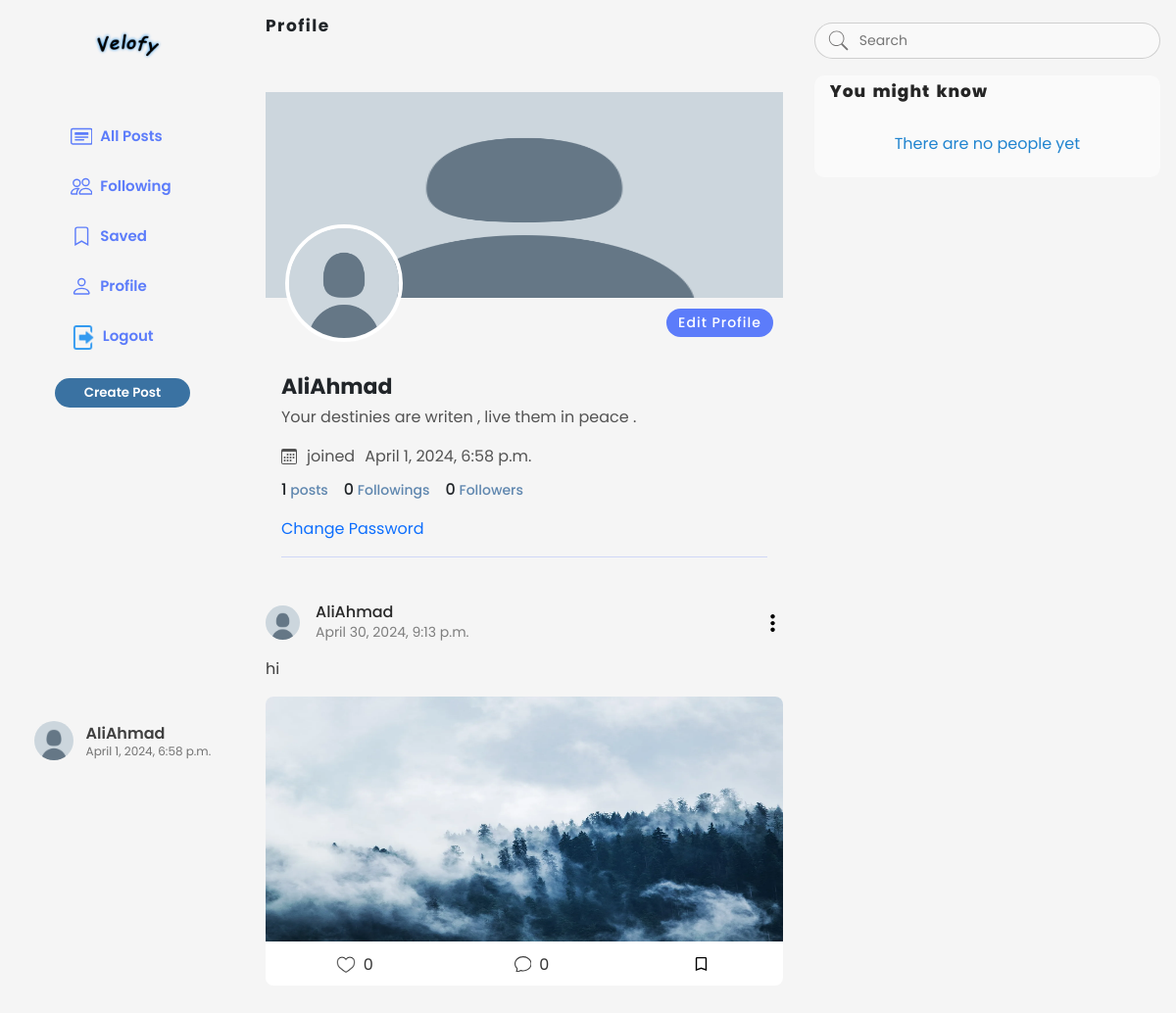
The page /accounts/profile/1 (signed in) on the database its author committed.
### accounts/models.py (models this page shows)
class MyUser(AbstractUser):
    image_profile=models.ImageField(upload_to='users_photo/',blank=True,null=True)
    cover_profile=models.ImageField(upload_to='users_photo/',blank=True,null=True)
    bio=models.TextField(max_length=160,blank=True,null=True)
    follow=models.ManyToManyField('self',through='Contact',related_name='followers',symmetrical=False)

### social_app/models.py (models this page shows, shortened)
class Post(models.Model):
    user=models.ForeignKey(settings.AUTH_USER_MODEL,related_name='posts_created',on_delete=models.CASCADE)
    content=models.TextField(max_length=500)
    image=models.ImageField(upload_to="images/%Y/%m/%d/",blank=True,null=True)
    created=models.DateTimeField(auto_now_add=True)
    updated=models.DateTimeField(auto_now=True)
    saves=models.ManyToManyField(settings.AUTH_USER_MODEL,blank=True,related_name="user_saves")
    likes=models.ManyToManyField(settings.AUTH_USER_MODEL,blank=True,related_name='user_likes')
    class Meta:
        ordering=['-created']
        indexes=[models.Index(fields=['-created']),]

### accounts/views.py (the view)
# urls.py: path("profile/<int:user_id>",views.user_profile, name="profile_user"),
@login_required
def user_profile(request,user_id):
    posts=Post.objects.filter(user__id=user_id)
    user_detail=User.objects.get(id=user_id)
    followers_count=Contact.objects.filter(user_to=user_detail).count()
    form=PostModelForm()
    followers=Contact.objects.filter(user_from=request.user).values('user_to_id')
    arr_id=[i['user_to_id'] for i in followers]
    follow=False
    if user_id in arr_id:
        follow=True
    arr_id.append(request.user.id)
    suggestion=Contact.objects.filter(user_from__in=arr_id).exclude(user_to__in=arr_id).order_by('?')[:5]
    return render(request,'accounts/profile_user.html',{'form':form,'posts':posts,'user':user_detail,'followers':followers_count,'suggestion':suggestion,'follow':follow})

### social_app/forms.py
class PostModelForm(forms.ModelForm):
    class Meta:
        model = Post
        fields = ['content', 'image']
        widgets = {
            'content': forms.Textarea(attrs={'rows':4,'placeholder':"What's happening?"}),
        }

### templates/accounts/profile_user.html (shortened to what this page needs)
{% extends 'index.html' %}
{% load static %}
{% block content %}
<body style=" background-color: rgb(1 4 8 / 4%);font-family: 'Poppins', sans-serif;">
    <div class="base">
        {% include 'social_app/aside-bar.html' %}
        <div class="inside-base">
            <main class="main profile">
                <div class="notific" >
                    <h5>Profile</h5>
                </div>
                <div class="images">
                    {% if user.cover_profile %}
                    <img src="{{user.cover_profile.url}}" alt="" class="image_cover">
                    {% else %}
                    <img src="{% static 'images/no_pic.png' %}" alt=""  class="image_cover">
                    {% endif %}
                    {% if user.image_profile %}
                        <img src="{{user.image_profile.url}}" alt=""  class="image_profile">
                        {% else %}
                        <img src="{% static 'images/no_pic.png' %}" alt=""  class="image_profile">
                    {% endif %}
                   {% if request.user == user %}
                    <a href="{% url 'profile_update' user.id %}" class="btn-edit">Edit Profile</a>
                   {% endif %}
                </div>
                <div class="user_information">
                    <p class="username">{{user.username}}</p>
                    {% if user.bio %}
                    <p class="bio">{{user.bio}}</p>
                    {% endif %}
                    <div class="datejoined">
                         joined <span>{{user.date_joined}}</span>
                    </div>
                    <div class="info">
                        <p class="posts_num">{{user.posts_created.count}}<span> posts</span></p>
                        <p class="following">{{user.followers.count}}<span> Followings</span> </p>
                        <p class="followers">{{followers}}<span> Followers</span></p>
                    </div>
                    {% if request.user == user %}
                    <a href="{% url 'passwordchange' %}" style="text-decoration: none;"> Change Password</a>
                    {% endif %}
                    <hr>
                </div>
                <div class="posts">
                    {% for post in posts %}
                    <div class="post" id="{{post.id}}">
                        <div class="information">
                            <div class="left-info">
                                {% if post.user.image_profile %}
                                <img src="{{post.user.image_profile.url}}" alt="creator-image">
                                {% else %}
                                <img src="{% static 'images/no_pic.png' %}" alt="creator-image">
                                {% endif %}
                                <div class="text-info">
                                    <p class="username">{{post.user.username}}</p>
                                    <p class="publish">{{post.created}}</p>
                                </div>
                            </div>
                            {% if request.user == post.user %}
                            <div class="right-info">
                                <img src="{% static 'images/three-dots-svgrepo-com.svg' %}" alt="" >
                            </div>
                            {% endif %}
                        </div>
                        <div class="post-content">
                            <p class="post-content-text">{{post.content}}</p>
                            <div class="img-interact-container">
                                {% if post.image %}
                                <img src="{{post.image.url}}" alt="images-post">
                                {% endif %}
                                <div class="interact">
                                    <button class="like" data-pid="{{post.id}}"
                                    onclick="like_post(this);"
                                    {% if request.user in post.likes.all %}
                                    data-action='dislike'
                                    {% else %}
                                    data-action='like'
                                    {% endif %}
                                    >
                                        {% if request.user in post.likes.all %}
                                        <img src="{% static 'images/icons8-heart-24.png' %}" alt="">
                                        {% else %}
                                        <img src="{% static 'images/icons8-heart-50.png' %}" alt="" class="liked">
                                        {% endif %}
                                        {% with post.likes.count as total_likes %}
                                            <span class="number-likes" > {{total_likes}}</span>
                                        {% endwith %}
                                    </button>
                                    <div class="comment" onclick="opencomment(this);" >
                                        {% with post.post_comments.count as total_comments %}
                                        <span class="number-comments">{{total_comments}}</span>
                                        {% endwith %}
                                    </div>
                                    <div class="save" onclick="save_post(this);" data-pid="{{post.id}}"
                                    {% if request.user in post.saves.all %}
                                    data-action='disave'
                                    {% else %}
                                    data-action='save'
                                    {% endif %}
                                        >
                                        {% if request.user in post.saves.all %}
                                        <img src="{% static 'images/icons8-bookmark2.svg' %}" alt="" style="width: 17px;height: 18px;">
                                        {% else %}
                                        <img src="{% static 'images/icons8-bookmark.svg' %}" alt="" style="width: 17px;height: 18px;">
                                        {% endif %}
                                    </div>
                                </div>
                            </div>
                        </div>
                    </div>
                    {% empty %}
                    <div class="empty-content " >
                        <p>No post has been published yet !</p>
                    </div>
                    {% endfor %}
                </div>
            </main>
            {% include 'social_app/right_section.html' %}
        </div>
    </div>
</body>
{% endblock content %}

### templates/index.html (shortened to what this page needs)
<!DOCTYPE html>
{% load static %}
<html lang="en">
<head>
    <link rel="stylesheet" href="{% static 'css/style.css' %}">
    <link rel="stylesheet" href="{% static 'css/home_style.css' %}">
    <link rel="stylesheet" href="{% static 'css/bootstrap.css' %}">
</head>
<body>
    {% block content %}
    {% endblock content %}
</body>
</html>

### templates/social_app/aside-bar.html (shortened to what this page needs)
{% load static %}
<aside class="side-bar">
    <div class="side-content">
        <div>
            <img src="{% static 'images/logo.png' %}"  class="logo" alt="logo">
            <ul>
                <li>
                    <a href="{% url 'home' %}">
                        <span>All Posts</span>
                    </a>
                </li>
                <li>
                    <a href="{% url 'following' %}">
                        <span>Following</span>
                    </a>
                </li>
                <li>
                    <a href="{% url 'saves' %}">
                        <svg width="1.5em" height="1.5em" viewBox="0 0 16 16" class="bi bi-bookmark" fill="currentColor" xmlns="http://www.w3.org/2000/svg">
                            <path fill-rule="evenodd" d="M8 12l5 3V3a2 2 0 0 0-2-2H5a2 2 0 0 0-2 2v12l5-3zm-4 1.234l4-2.4 4 2.4V3a1 1 0 0 0-1-1H5a1 1 0 0 0-1 1v10.234z"></path>
                          </svg>
                          <span>Saved</span>
                    </a>
                </li>
                <li>
                    <a href="{% url 'profile_user' request.user.id %}">
                        <span>Profile</span>
                    </a>
                </li>
                <li>
                    <form action="{% url 'logout' %}" method="post">
                    <button type="submit">
                        <img src="{% static 'images/logout.png' %}" alt="logout.png" >
                        <span>Logout</span>
                    </button>
                    </form>
                </li>
                <button class="create_post">Create Post</button>
            </ul>
        </div>
    </div>
    <div class="person">
        {% if request.user.image_profile %}
        <img src="{{request.user.image_profile.url}}" alt="username photo" width="50px">
        {% else %}
        <img src="{% static 'images/no_pic.png' %}" alt="username photo" width="50px">
        {% endif %}
        <div>
            <p class="username">{{request.user}}</p>
            <p class="date">{{request.user.date_joined|date:"DATETIME_FORMAT"}}</p>
        </div>
    </div>
</aside>

### templates/social_app/footer.html (shortened to what this page needs)
{% load static %}

### templates/social_app/right_section.html (shortened to what this page needs)
{% load static %}
<section class="right-section ">
    <form action="" method="post">
        <input type="text" placeholder="Search" onkeyup="search(this);">
    </form>
    <div class="right-section-content">
        <h3>You might know </h3>
        <div class="persons">
            {% for person in suggestion %}
            <div class="person">
                <div class="left">
                    {% if person.user_to.image_profile %}
                    <img src="{{person.user_to.image_profile.url}}" alt="username photo" width="50px">
                    {% else %}
                    <img src="{% static 'images/no_pic.png' %}" alt="username photo" width="50px">
                    {% endif %}
                    <div>
                        <a href="{% url 'profile_user' person.user_to.id %}"><p class="username">{{person.user_to.username}}</p></a>
                        <p class="date">joined at {{person.user_to.date_joined|date:"DATE_FORMAT"}}</p>
                    </div>
                </div>
                <div class="right">
                    <input type="button" onclick="follow(this);"  data-person-id="{{person.user_to.id}}"
                        {% if person.user_to in user.followers.all %}
                        data-action="unfollow"
                        value="UnFollow"
                        class="follow following"
                        {% else %}
                        data-action="follow"
                        value="Follow"
                        class="follow "
                        {% endif %}
                        >
                </div>
            </div>
        {% empty %}
        <p style="text-align: center; margin-top: 2rem; color: rgb(32, 132, 207);">There are no people yet</p>
        {% endfor %}
        </div>
    </div>
</section>

### templates/social_app/ajax.html (shortened to what this page needs)
    {% load static %}

### static/css/style.css (style rules this page uses)
*, *::after, *::before { padding: 0; margin: 0; box-sizing: border-box; }

### rows shown on the page
MyUser: user "AliAhmad", user.date_joined "April 1, 2024, 6:58 p.m.", username "AliAhmad", bio "Your destinies are writen , live them in peace .", date_joined "April 1, 2024, 6:58 p.m.", posts_created.count "1", followers.count "0"
Post: user.username "AliAhmad", created "April 30, 2024, 9:13 p.m.", content "hi", image (picture), likes.count "0", post_comments.count "0"

### other values the page prints
{{ followers }} "0"
